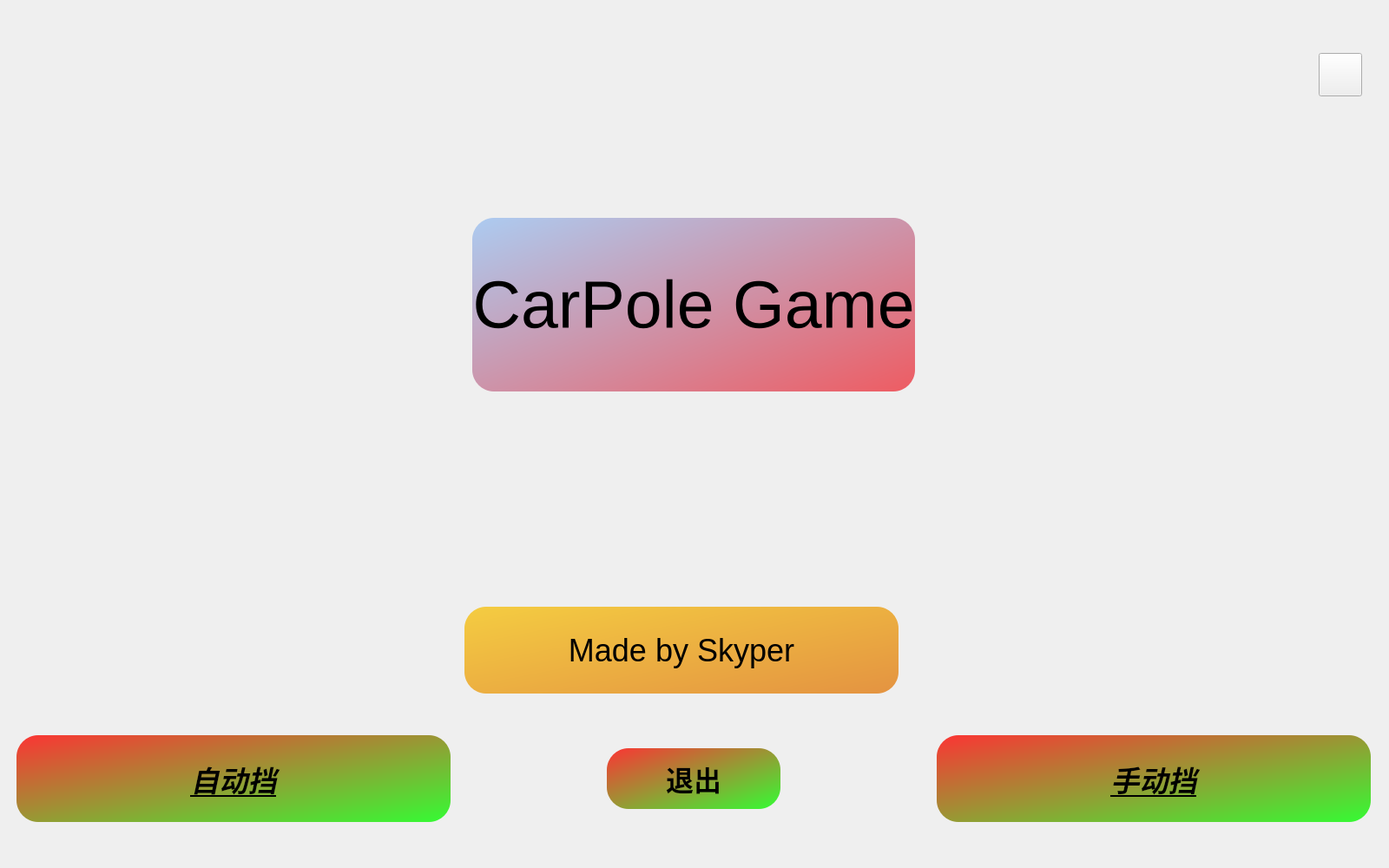
<?xml version="1.0" encoding="UTF-8"?>
<ui version="4.0">
 <class>MainWindow</class>
 <widget class="QMainWindow" name="MainWindow">
  <property name="geometry">
   <rect>
    <x>0</x>
    <y>0</y>
    <width>1600</width>
    <height>1000</height>
   </rect>
  </property>
  <property name="windowTitle">
   <string>MainWindow</string>
  </property>
  <property name="styleSheet">
   <string notr="true">QMainWindow{
	background-image: url(:/resources/background.png);
}</string>
  </property>
  <widget class="QWidget" name="centralwidget">
   <property name="styleSheet">
    <string notr="true"/>
   </property>
   <layout class="QGridLayout" name="gridLayout">
    <item row="1" column="1">
     <widget class="QLabel" name="label_author">
      <property name="maximumSize">
       <size>
        <width>500</width>
        <height>100</height>
       </size>
      </property>
      <property name="font">
       <font>
        <pointsize>27</pointsize>
       </font>
      </property>
      <property name="autoFillBackground">
       <bool>false</bool>
      </property>
      <property name="styleSheet">
       <string notr="true">QFrame{
    background: qlineargradient(x1:0, y1:0, x2:1, y2:1, stop:0 rgba(245, 194, 17,200), stop:1 rgba(224, 121, 16,200));
	border-radius:25px;
	border:none
}</string>
      </property>
      <property name="text">
       <string>Made by Skyper</string>
      </property>
      <property name="alignment">
       <set>Qt::AlignCenter</set>
      </property>
     </widget>
    </item>
    <item row="0" column="1">
     <widget class="QFrame" name="frame_theme">
      <property name="maximumSize">
       <size>
        <width>16777215</width>
        <height>600</height>
       </size>
      </property>
      <property name="font">
       <font>
        <pointsize>11</pointsize>
       </font>
      </property>
      <property name="styleSheet">
       <string notr="true">QFrame{
	border:none
}</string>
      </property>
      <property name="frameShape">
       <enum>QFrame::StyledPanel</enum>
      </property>
      <property name="frameShadow">
       <enum>QFrame::Raised</enum>
      </property>
      <layout class="QHBoxLayout" name="horizontalLayout">
       <item>
        <widget class="QLabel" name="label_title">
         <property name="maximumSize">
          <size>
           <width>1000</width>
           <height>200</height>
          </size>
         </property>
         <property name="font">
          <font>
           <pointsize>58</pointsize>
          </font>
         </property>
         <property name="styleSheet">
          <string notr="true">QFrame{
    background: qlineargradient(x1:0, y1:0, x2:1, y2:1, stop:0 rgba(153, 193, 241,200), stop:1 rgba(237, 51, 59,200));
	border-radius:25px;
}</string>
         </property>
         <property name="text">
          <string>CarPole Game</string>
         </property>
         <property name="alignment">
          <set>Qt::AlignCenter</set>
         </property>
        </widget>
       </item>
      </layout>
     </widget>
    </item>
    <item row="2" column="2">
     <widget class="QPushButton" name="pushButton_man">
      <property name="maximumSize">
       <size>
        <width>500</width>
        <height>16777215</height>
       </size>
      </property>
      <property name="font">
       <font>
        <pointsize>25</pointsize>
        <weight>75</weight>
        <italic>true</italic>
        <bold>true</bold>
        <underline>true</underline>
       </font>
      </property>
      <property name="mouseTracking">
       <bool>true</bool>
      </property>
      <property name="styleSheet">
       <string notr="true">QPushButton{
    background: qlineargradient(x1:0, y1:0, x2:1, y2:1, stop:0 rgba(255, 0, 0, 200), stop:1 rgba(0, 255, 0, 200));
    border:none;
    height:100px;
    border-radius:25px;
}
QPushButton:hover {
        background: qlineargradient(x1:0, y1:0, x2:1, y2:1, stop:0 rgba(141, 228, 226,210), stop:1 rgba(0, 255, 0, 210));
}</string>
      </property>
      <property name="text">
       <string>手动挡</string>
      </property>
      <property name="iconSize">
       <size>
        <width>50</width>
        <height>16</height>
       </size>
      </property>
     </widget>
    </item>
    <item row="2" column="0">
     <widget class="QPushButton" name="pushButton_auto">
      <property name="enabled">
       <bool>true</bool>
      </property>
      <property name="maximumSize">
       <size>
        <width>500</width>
        <height>16777215</height>
       </size>
      </property>
      <property name="font">
       <font>
        <family>Umpush</family>
        <pointsize>25</pointsize>
        <weight>75</weight>
        <italic>true</italic>
        <bold>true</bold>
        <underline>true</underline>
       </font>
      </property>
      <property name="mouseTracking">
       <bool>true</bool>
      </property>
      <property name="styleSheet">
       <string notr="true">QPushButton{
    background: qlineargradient(x1:0, y1:0, x2:1, y2:1, stop:0 rgba(255, 0, 0, 200), stop:1 rgba(0, 255, 0, 200));
    border:none;
    height:100px;
    border-radius:25px;
}
QPushButton:hover {
        background: qlineargradient(x1:0, y1:0, x2:1, y2:1, stop:0 rgba(141, 228, 226,210), stop:1 rgba(0, 255, 0, 210));
}</string>
      </property>
      <property name="text">
       <string>自动挡</string>
      </property>
      <property name="iconSize">
       <size>
        <width>50</width>
        <height>16</height>
       </size>
      </property>
     </widget>
    </item>
    <item row="0" column="2">
     <widget class="QFrame" name="frame_2">
      <property name="styleSheet">
       <string notr="true">QFrame{
	border:none
}</string>
      </property>
      <property name="frameShape">
       <enum>QFrame::StyledPanel</enum>
      </property>
      <property name="frameShadow">
       <enum>QFrame::Raised</enum>
      </property>
      <widget class="QPushButton" name="pushButton_music">
       <property name="geometry">
        <rect>
         <x>440</x>
         <y>10</y>
         <width>50</width>
         <height>50</height>
        </rect>
       </property>
       <property name="maximumSize">
        <size>
         <width>50</width>
         <height>50</height>
        </size>
       </property>
       <property name="text">
        <string/>
       </property>
       <property name="icon">
        <iconset resource="background.qrc">
         <normaloff>:/resources/music_off.png</normaloff>
         <normalon>:/resources/music.gif</normalon>
         <activeoff>:/resources/music_off.png</activeoff>
         <activeon>:/resources/music.gif</activeon>
         <selectedoff>:/resources/music_off.png</selectedoff>
         <selectedon>:/resources/music.gif</selectedon>:/resources/music_off.png</iconset>
       </property>
       <property name="iconSize">
        <size>
         <width>50</width>
         <height>50</height>
        </size>
       </property>
      </widget>
     </widget>
    </item>
    <item row="2" column="1" alignment="Qt::AlignHCenter">
     <widget class="QPushButton" name="pushButton_back">
      <property name="minimumSize">
       <size>
        <width>200</width>
        <height>0</height>
       </size>
      </property>
      <property name="maximumSize">
       <size>
        <width>100</width>
        <height>70</height>
       </size>
      </property>
      <property name="font">
       <font>
        <pointsize>24</pointsize>
        <weight>75</weight>
        <bold>true</bold>
       </font>
      </property>
      <property name="layoutDirection">
       <enum>Qt::LeftToRight</enum>
      </property>
      <property name="styleSheet">
       <string notr="true">QPushButton{
    background: qlineargradient(x1:0, y1:0, x2:1, y2:1, stop:0 rgba(255, 0, 0, 200), stop:1 rgba(0, 255, 0, 200));
    border:none;
    height:50px;
    border-radius:25px;
}
QPushButton:hover {
        background: qlineargradient(x1:0, y1:0, x2:1, y2:1, stop:0 rgba(141, 228, 226,210), stop:1 rgba(0, 255, 0, 210));
}</string>
      </property>
      <property name="text">
       <string>退出</string>
      </property>
     </widget>
    </item>
   </layout>
  </widget>
  <widget class="QMenuBar" name="menubar">
   <property name="geometry">
    <rect>
     <x>0</x>
     <y>0</y>
     <width>1600</width>
     <height>22</height>
    </rect>
   </property>
  </widget>
 </widget>
 <resources>
  <include location="background.qrc"/>
 </resources>
 <connections/>
</ui>
